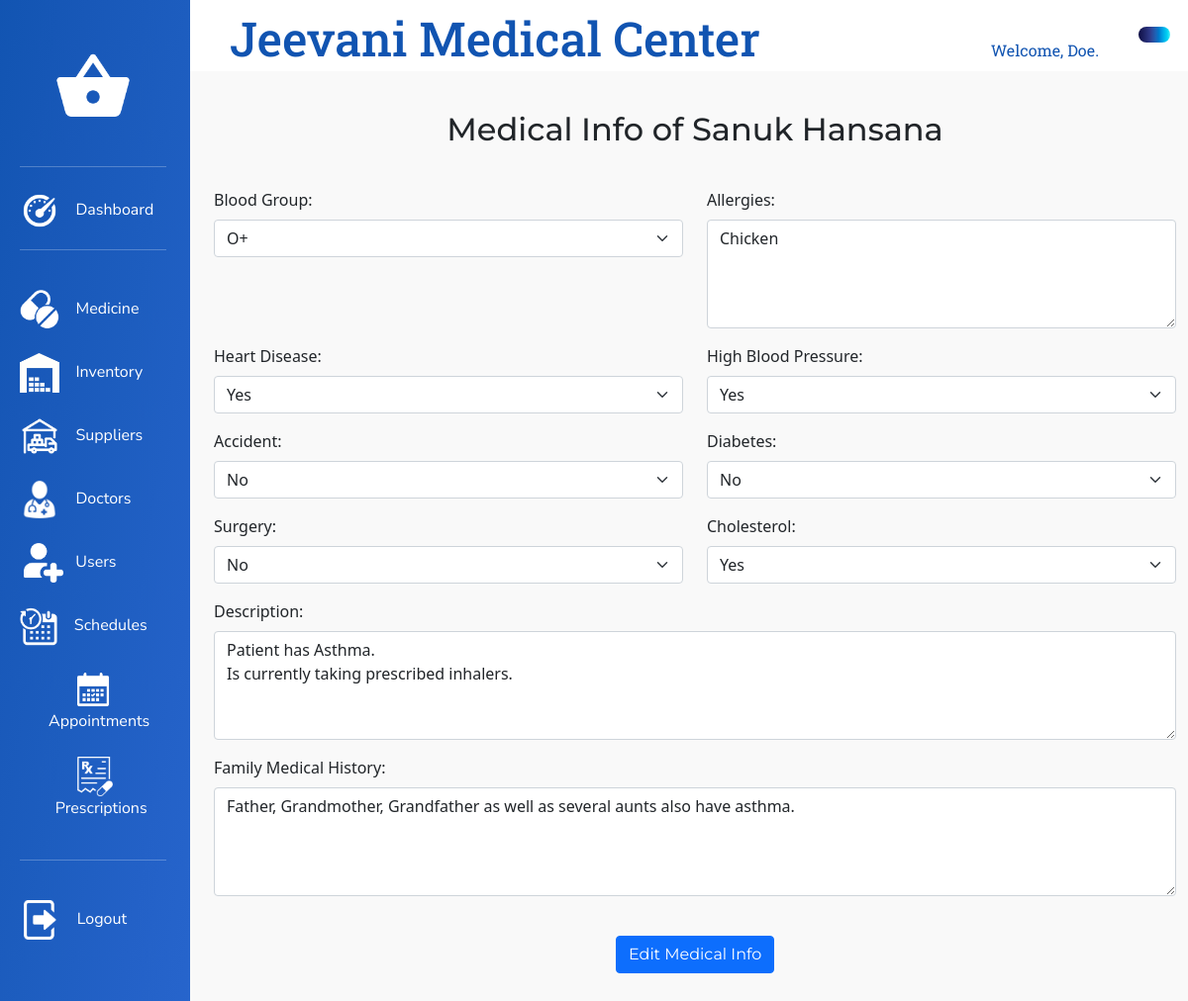
Page /View/PatientMedicalInfo.php?id=9 (signed in) on the committed database.
### tables this page shows
CREATE TABLE `user` (
  `user_id` int(11) NOT NULL,
  `user_fname` varchar(256) NOT NULL,
  `user_lname` varchar(256) NOT NULL,
  `user_address` text DEFAULT 'N/A',
  `user_dob` date NOT NULL,
  `user_email` varchar(128) NOT NULL,
  `user_nic` varchar(12) NOT NULL,
  `user_password` varchar(256) NOT NULL,
  `user_role_id` int(11) NOT NULL,
  `user_attached_info_id` int(11) DEFAULT NULL,
  `user_status` int(11) NOT NULL DEFAULT 1
);

CREATE TABLE `patientdata` (
  `patientdata_id` int(11) NOT NULL,
  `patientdata_bloodGroup` enum('O+','O-','A+','A-','B+','B-','AB+','AB-') NOT NULL,
  `patientdata_allergies` text DEFAULT NULL,
  `patientdata_heartDisease` tinyint(1) NOT NULL,
  `patientdata_highBloodPressure` tinyint(1) NOT NULL,
  `patientdata_accident` tinyint(1) NOT NULL,
  `patientdata_diabetes` tinyint(1) NOT NULL,
  `patientdata_surgery` tinyint(1) NOT NULL,
  `patientdata_cholesterol` tinyint(1) NOT NULL,
  `patientdata_description` text NOT NULL,
  `patientdata_history` text NOT NULL,
  `patientdata_status` int(11) NOT NULL DEFAULT 1
);

### View/PatientMedicalInfo.php (the view, shortened to what the rows shown need)
<?php
require_once "../Model/PatientMedicalInfoInitializationModel.php";
$id = $_REQUEST["id"];
$patient = getUser($id);
$patientDataExists = $patient['user_attached_info_id'];
if($patientDataExists == null){
    $patientDataExists = false;
}else{
    $patientDataExists = true;
}
if($patientDataExists){
    $patientData = getPatientData($patient['user_attached_info_id']);
}
?>
<!DOCTYPE html>
<html lang="en">
<head>
    <link rel="stylesheet" type="text/css" href="../bootstrap/bootstrap-5.0.2-dist/css/bootstrap.min.css">
    <link rel="stylesheet" type="text/css" href="../CSS/MedicalInfoStyles.css">
	<link rel="stylesheet" type="text/css" href="../CSS/AdminDashboardStyles.css">
    <link rel="stylesheet" type="text/css" href="../CSS/CommonDashboardStyles.css">
    <link rel="stylesheet" type="text/css" href="../CSS/Utilities.css">
</head>
<body>
    <div class="container-fluid">
        <div class="row">
            <div class="col-10">
                <div class="row">
                    <div class="col-12 title-content">
                        <h1 class="title-text">Jeevani Medical Center</h1>
                    </div>
                </div>
                <div class="row">
                    <div class="col-12 main-content">
                        <div class="row">
                            <div class="col-12">
                                <h2 class="TitleTxt">Medical Info of <?php echo($patient['user_fname'] . " " . $patient['user_lname']); ?></h2>
                            </div>
                        </div>
                        <div class="row">
                            <form action="../Controller/PatientMedicalInfoController.php?status=true" method="post" class="mt-4">
                                <div class="row mb-3">
                                    <div class="col-md-6">
                                        <label for="bloodGroup" class="form-label">Blood Group:</label>
                                        <select id="bloodGroup" name="bloodGroup" class="form-select" <?php echo $patientData['patientdata_bloodGroup'] ? 'readonly' : ''; ?>>
                                            <option value="O+" <?php echo ($patientData['patientdata_bloodGroup'] == 'O+') ? 'selected' : ''; ?>>O+</option>
                                        </select>
                                    </div>
                                    <div class="col-md-6">
                                        <label for="allergies" class="form-label">Allergies:</label>
                                        <textarea id="allergies" name="allergies" rows="4" class="form-control"><?php echo $patientData['patientdata_allergies']; ?></textarea>
                                    </div>
                                </div>
                                <div class="row mb-3">
                                    <div class="col-md-6">
                                        <label for="heartDisease" class="form-label">Heart Disease:</label>
                                        <select id="heartDisease" name="heartDisease" class="form-select">
                                            <option value="1" <?php echo $patientData['patientdata_heartDisease'] ? 'selected' : ''; ?>>Yes</option>
                                        </select>
                                    </div>
                                    <div class="col-md-6">
                                        <label for="highBloodPressure" class="form-label">High Blood Pressure:</label>
                                        <select id="highBloodPressure" name="highBloodPressure" class="form-select">
                                            <option value="1" <?php echo $patientData['patientdata_highBloodPressure'] ? 'selected' : ''; ?>>Yes</option>
                                        </select>
                                    </div>
                                </div>
                                <div class="row mb-3">
                                    <div class="col-md-6">
                                        <label for="accident" class="form-label">Accident:</label>
                                        <select id="accident" name="accident" class="form-select">
                                            <option value="0" <?php echo !$patientData['patientdata_accident'] ? 'selected' : ''; ?>>No</option>
                                        </select>
                                    </div>
                                    <div class="col-md-6">
                                        <label for="diabetes" class="form-label">Diabetes:</label>
                                        <select id="diabetes" name="diabetes" class="form-select">
                                            <option value="0" <?php echo !$patientData['patientdata_diabetes'] ? 'selected' : ''; ?>>No</option>
                                        </select>
                                    </div>
                                </div>
                                <div class="row mb-3">
                                    <div class="col-md-6">
                                        <label for="surgery" class="form-label">Surgery:</label>
                                        <select id="surgery" name="surgery" class="form-select">
                                            <option value="0" <?php echo !$patientData['patientdata_surgery'] ? 'selected' : ''; ?>>No</option>
                                        </select>
                                    </div>
                                    <div class="col-md-6">
                                        <label for="cholesterol" class="form-label">Cholesterol:</label>
                                        <select id="cholesterol" name="cholesterol" class="form-select">
                                            <option value="1" <?php echo $patientData['patientdata_cholesterol'] ? 'selected' : ''; ?>>Yes</option>
                                        </select>
                                    </div>
                                </div>
                                <div class="row mb-3">
                                    <div class="col-12">
                                        <label for="description" class="form-label">Description:</label>
                                        <textarea id="description" name="description" rows="4" class="form-control"><?php echo $patientData['patientdata_description']; ?></textarea>
                                    </div>
                                </div>
                                <div class="row mb-3">
                                    <div class="col-12">
                                        <label for="familyHistory" class="form-label">Family Medical History:</label>
                                        <textarea id="familyHistory" name="familyHistory" rows="4" class="form-control"><?php echo $patientData['patientdata_history']; ?></textarea>
                                    </div>
                                </div>
                            </form>
                        </div>
                    </div>
                </div>
            </div>
        </div>
    </div>
</body>
</html>

### rows in the picture
user: user_fname "Sanuk", user_lname "Hansana"
patientdata: bloodGroup "O+", allergies "Chicken", heartDisease "Yes", highBloodPressure "Yes", accident "No", diabetes "No", surgery "No", cholesterol "Yes", description "Patient has Asthma. Is currently taking prescribed inhalers.", familyHistory "Father, Grandmother, Grandfather as well as several aunts also have asthma."

### other values in the picture
$userName "Doe"
